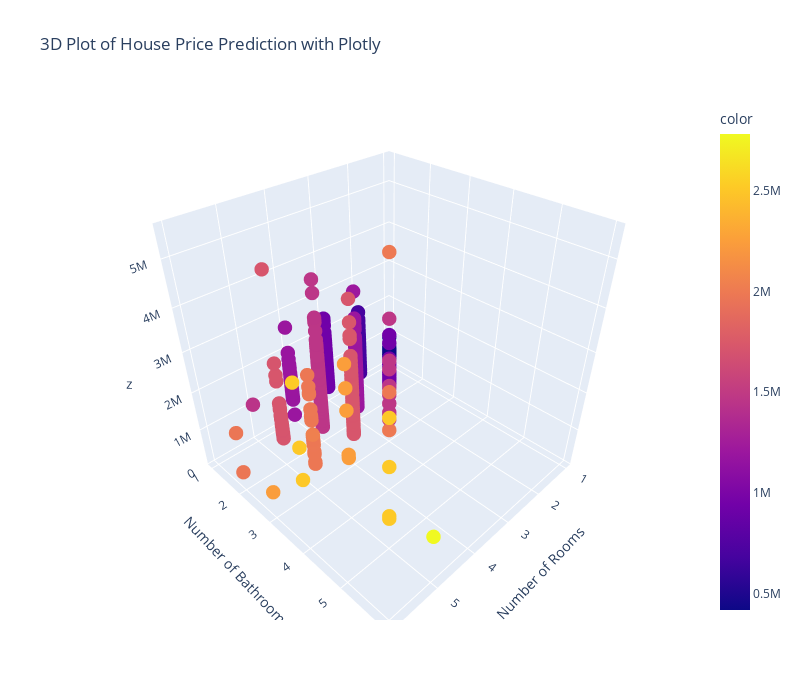

Notebook code for this chart:
### Markdown cell above
### step 5: Visualising using seaborn the training results

### Code cell
import plotly.express as px
# Using Plotly for an interactive 3D plot
fig = px.scatter_3d(input_test, x=input_test['Rooms'], y=input_test['Bathroom'], z  =output_test,
                    color=output_pred,  
                    labels={'Rooms': 'Number of Rooms', 'Bathroom': 'Number of Bathrooms', 'Price': 'House Price'},
                    title='3D Plot of House Price Prediction with Plotly',
                     width=800, height=700)
fig.update_traces(marker=dict(size=5))
fig.show()

### Figure 1 — Plotly figure (JSON) as saved in the notebook; plotly's stock layout.template omitted (floating-point values rounded to 4 significant figures; data arrays with more than 128 entries replaced by an {"elided": "..."} marker saying what was removed)
{"data": [{"hovertemplate": "Number of Rooms=%{x}<br>Number of Bathrooms=%{y}<br>z=%{z}<br>color=%{marker.color}<extra></extra>", "legendgroup": "", "marker": {"color": {"elided": "1240 float values"}, "coloraxis": "coloraxis", "size": 5, "symbol": "circle"}, "mode": "markers", "name": "", "scene": "scene", "showlegend": false, "type": "scatter3d", "x": {"elided": "1240 int values"}, "y": {"elided": "1240 float values"}, "z": {"elided": "1240 float values"}}], "layout": {"coloraxis": {"colorbar": {"title": {"text": "color"}}, "colorscale": [[0, "#0d0887"], [0.1111, "#46039f"], [0.2222, "#7201a8"], [0.3333, "#9c179e"], [0.4444, "#bd3786"], [0.5556, "#d8576b"], [0.6667, "#ed7953"], [0.7778, "#fb9f3a"], [0.8889, "#fdca26"], [1, "#f0f921"]]}, "height": 700, "legend": {"tracegroupgap": 0}, "scene": {"domain": {"x": [0, 1], "y": [0, 1]}, "xaxis": {"title": {"text": "Number of Rooms"}}, "yaxis": {"title": {"text": "Number of Bathrooms"}}, "zaxis": {"title": {"text": "z"}}}, "title": {"text": "3D Plot of House Price Prediction with Plotly"}, "width": 800}}
